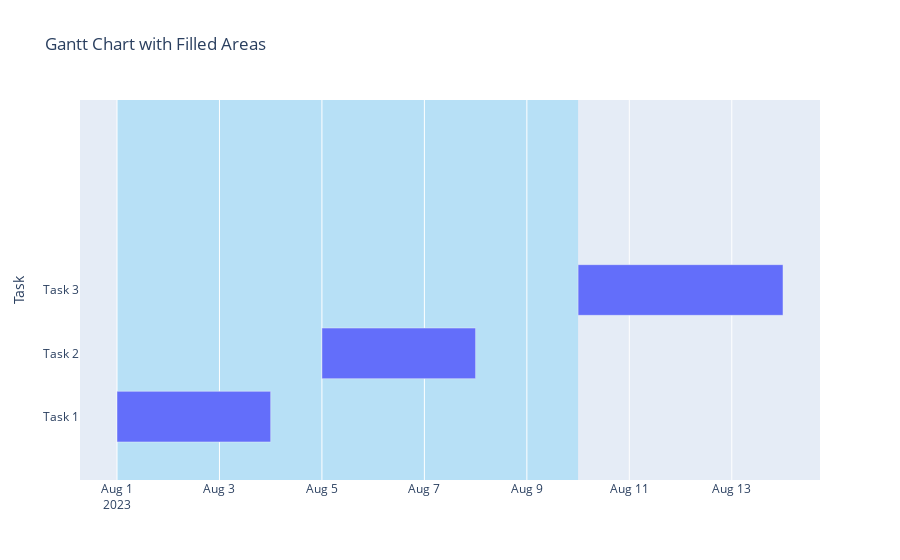

The notebook cell saved with this chart:
### Code cell
import plotly.express as px
import pandas as pd

# Sample Gantt chart data
data = {
    'Task': ['Task 1', 'Task 2', 'Task 3'],
    'Start': pd.to_datetime(['2023-08-01', '2023-08-05', '2023-08-10']),
    'End': pd.to_datetime(['2023-08-04', '2023-08-08', '2023-08-14'])
}

df = pd.DataFrame(data)

# Sort the DataFrame by the "Start" column
df = df.sort_values(by='Start')

# Create the Gantt chart with filled areas between vertical lines
fig = px.timeline(df, x_start="Start", x_end="End", y="Task", title="Gantt Chart with Filled Areas")

# Use the 'line_shape' parameter to draw vertical lines
#fig.update_traces(line_shape='hv')

# Use the 'fill' parameter to fill the area between the vertical lines
for i in range(len(df) - 1):
    fig.add_shape(
        type='rect',
        x0=df['Start'].iloc[i],
        y0=-1,
        x1=df['Start'].iloc[i + 1],
        y1=5,
        fillcolor='rgba(0, 176, 246, 0.2)',
        line=dict(width=0),
        layer='below'
    )

# Update layout
fig.update_layout(
    yaxis=dict(
        showgrid=False,
        zeroline=False,
        showline=False,
        showticklabels=True
    ),
    xaxis=dict(type='date'),
    showlegend=False
)

fig.show()

### Figure 1 — Plotly figure (JSON) as saved in the notebook; plotly's stock layout.template omitted (floating-point values rounded to 4 significant figures)
{"data": [{"alignmentgroup": "True", "base": ["2023-08-01T00:00:00", "2023-08-05T00:00:00", "2023-08-10T00:00:00"], "hovertemplate": "Start=%{base}<br>End=%{x}<br>Task=%{y}<extra></extra>", "legendgroup": "", "marker": {"color": "#636efa", "pattern": {"shape": ""}}, "name": "", "offsetgroup": "", "orientation": "h", "showlegend": false, "textposition": "auto", "type": "bar", "x": [259200000, 259200000, 345600000], "xaxis": "x", "y": ["Task 1", "Task 2", "Task 3"], "yaxis": "y"}], "layout": {"barmode": "overlay", "legend": {"tracegroupgap": 0}, "shapes": [{"fillcolor": "rgba(0, 176, 246, 0.2)", "layer": "below", "line": {"width": 0}, "type": "rect", "x0": "2023-08-01T00:00:00", "x1": "2023-08-05T00:00:00", "y0": -1, "y1": 5}, {"fillcolor": "rgba(0, 176, 246, 0.2)", "layer": "below", "line": {"width": 0}, "type": "rect", "x0": "2023-08-05T00:00:00", "x1": "2023-08-10T00:00:00", "y0": -1, "y1": 5}], "showlegend": false, "title": {"text": "Gantt Chart with Filled Areas"}, "xaxis": {"anchor": "y", "domain": [0, 1], "type": "date"}, "yaxis": {"anchor": "x", "domain": [0, 1], "showgrid": false, "showline": false, "showticklabels": true, "title": {"text": "Task"}, "zeroline": false}}}
